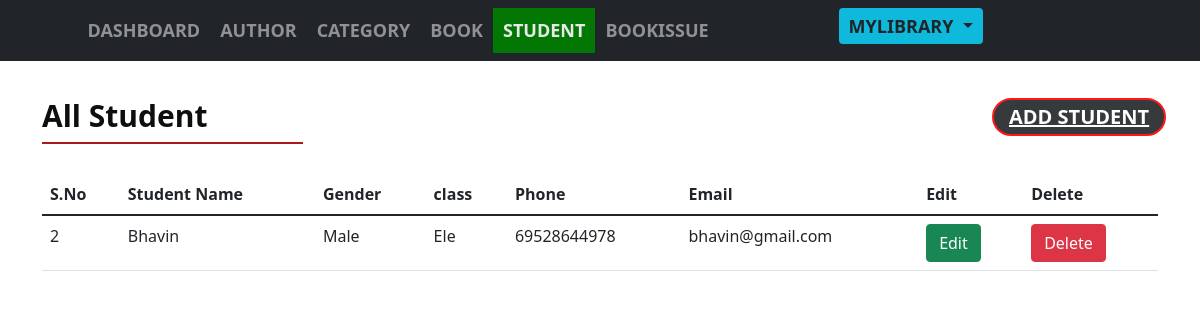
/student.php, run on the app's committed database.
### tables this page shows
CREATE TABLE `student` (
  `student_id` int(11) NOT NULL,
  `student_name` varchar(50) NOT NULL,
  `student_gender` varchar(10) NOT NULL,
  `student_class` varchar(30) NOT NULL,
  `student_phone` varchar(12) NOT NULL,
  `student_email` varchar(30) NOT NULL
);

### student.php (the view, shortened to what this page needs)
<?php
include "db.php";
include "header1.php";
?>
<div id="admin-content">
    <div class="container">
        <div class="row">
            <div class="col-md-3">
                <h2 class="admin-heading">All Student</h2>
            </div>
            <div class="offset-md-7 col-md-2">
                <a class="add-new badge rounded-pill bg-dark text-white" href="add-student.php">Add Student</a>
            </div>
        </div>
        <div class="row">
            <div class="col-md-12">
             <?php
              $sql = "SELECT * FROM student ORDER BY student_id DESC";
              $result = mysqli_query($conn, $sql);
               ?>
                <table class="table">
                    <thead>
                      <th>S.No</th>
                      <th>Student Name</th>
                      <th>Gender</th>
                      <th>class</th>
                      <th>Phone</th>
                      <th>Email</th>
                      <th>Edit</th>
                      <th>Delete</th>
                    </thead>
                    <tbody>
                      <?php if(mysqli_num_rows($result) > 0){
                      while($row = mysqli_fetch_assoc($result)) { ?>
                      <tr>
                         <td><?php echo $row['student_id']; ?></td>
                        <td><?php echo $row['student_name']; ?></td>
                        <td><?php echo ucfirst($row['student_gender']); ?></td>
                        <td><?php echo ucfirst($row['student_class']); ?></td>
                        <td><?php echo $row['student_phone']; ?></td>
                        <td><?php echo $row['student_email']; ?></td>
                        <td class="edit">
                          <a href="edit-student.php?sid=<?php echo $row['student_id']; ?>" class="btn btn-success">Edit</a>
                        </td>
                        <td>
                <a class="btn btn-danger" href="<?php $_SERVER['PHP_SELF']; ?>?del=<?php echo $row['student_id']; ?>">Delete</a>
              </td>
                      </tr>
                    <?php
                      }
                    }else{ ?>
                      <tr>
                        <td colspan="8">No Students Found</td>
                      </tr>
                    <?php } ?>
                    </tbody>
                </table>
            </div>
        </div>
    </div>
</div>

### header1.css (style rules this page uses)
#admin-content { min-height: 80vh; padding: 20px 0 40px; }
#admin-content { min-height: 80vh; padding: 50px 0 40px; }
#admin-content .admin-heading { color: #0E0E0E; font-size: 30px; font-weight: 600; margin: 0 0 40px; position: relative; }
#admin-content .admin-heading:after { content : ""; background: #A00000; width: 100%; height: 2px; opacity: 0.9; position: absolute; left: 0; bottom: -10px; }
#admin-content .add-new { font-size: 20px; font-weight: 600; text-align: center; text-transform: uppercase; border: 2px solid red; padding: 7px 15px; opacity: 0.9; transition: all 0.3s; }
body { padding-top: 3rem; padding-bottom: 3rem; color: #5a5a5a; }

### data on the page
student: student_id "2", student_name "Bhavin", student_gender "Male", student_class "Ele", student_phone "69528644978", student_email "bhavin@gmail.com"
